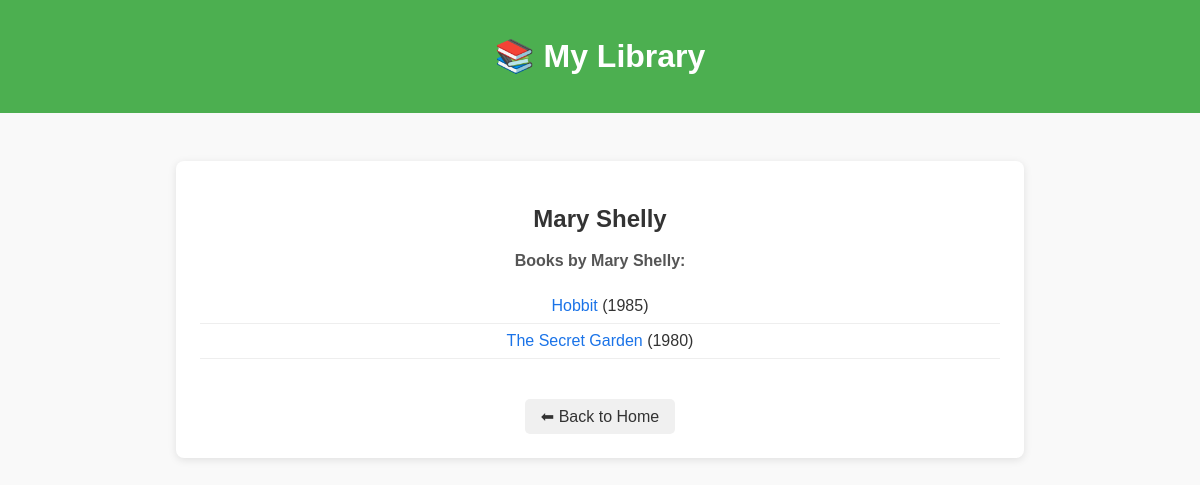
Screenshot of /author/9 with the database file from the repository.
### data_models.py (models this page shows, shortened)
class Author(db.Model):
    __tablename__ = 'authors'
    id = db.Column(db.Integer, primary_key=True, autoincrement=True)
    name = db.Column(db.String(100))
    birth_date = db.Column(db.String(100))
    date_of_death = db.Column(db.String(100))

class Book(db.Model):
    __tablename__ = 'books'
    id = db.Column(db.Integer, primary_key=True, autoincrement=True)
    isbn = db.Column(db.String(100))
    title = db.Column(db.String(100))
    publication_year = db.Column(db.Integer)
    author_id = db.Column(db.Integer, db.ForeignKey('authors.id'))
    rating = db.Column(db.Float)
    author = db.relationship('Author', backref='books')

### app.py (the view)
@app.route("/author/<int:author_id>")
def author_detail(author_id):
    author = Author.query.get_or_404(author_id)
    return render_template("author_detail.html", author=author)

### templates/author_detail.html
{% extends "base.html" %}
{% block content %}
<div class="detail-page">
    <h2>{{ author.name }}</h2>
    <p><strong>Books by {{ author.name }}:</strong></p>
    <ul>
        {% for book in author.books %}
            <li><a href="{{ url_for('book_detail', book_id=book.id) }}">{{ book.title }}</a> ({{ book.publication_year }})</li>
        {% else %}
            <li>No books found.</li>
        {% endfor %}
    </ul>
    <a href="{{ url_for('home') }}" class="back-link">⬅ Back to Home</a>
</div>
{% endblock %}

### static/css/style.css (style rules this page uses)
body { font-family: Arial, sans-serif; margin: 0; padding: 0; background: #f9f9f9; color: #333; text-align: center; }
.detail-page { max-width: 800px; margin: 2rem auto; padding: 1.5rem; background: white; border-radius: 8px; box-shadow: 0 2px 8px rgba(0,0,0,0.1); font-family: Arial, sans-serif; }
.detail-page h2 { margin-bottom: 1rem; color: #333; }
.detail-page p { margin-bottom: 0.8rem; line-height: 1.5; color: #555; }
.detail-page a { color: #1a73e8; text-decoration: none; transition: color 0.2s; }
.detail-page ul { list-style-type: none; padding-left: 0; }
.detail-page ul li { padding: 0.5rem 0; border-bottom: 1px solid #eee; }
.detail-page a.back-link { display: inline-block; margin-top: 1.5rem; padding: 0.5rem 1rem; background: #f0f0f0; border-radius: 5px; color: #333; text-decoration: none; transition: background 0.2s; }
a { text_decoration:none !important; }
.detail-page a ,.home a { text-decoration: none; }
.detail-page a, .detail-page a:hover, .detail-page a:focus { text-decoration: none; }

### rows the page displays
Author: name "Mary Shelly"
Book: title "Hobbit", publication_year "1985"
Book: title "The Secret Garden", publication_year "1980"
